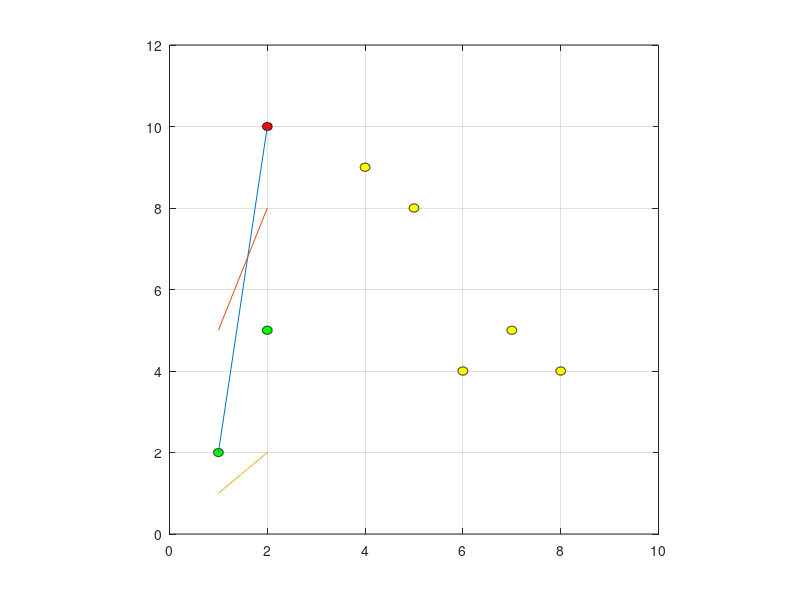

MATLAB code to generate this figure:
% k- mean algorithm for 2-Dimension
%data set
 x = [2 2 8 5 7 6 1 4];
 y = [10 5 4 8 5 4 2 9];
 %Divide in 3 cluster
 a = [2 10];
 b = [5,8];
 c = [1,2];
 % for the store cluster value 
 a11 =[]; b11 = []; c11 =[]; a12 =[]; b12 =[];c12 =[];
  j = 1; k = 1; n = 1;
  temp = 0;
 while(temp ==0)
    
     %Calculate Equivalent distance
     for i =1:length(x)
         aa1 = sqrt(((x(i) - a(1))^2) + ((y(i) - a(2))^2));
         bb1 = sqrt((x(i) - b(1))^2 + (y(i)-b(2))^2);
         cc1 = sqrt((x(i)-c(1))^2 + (y(i) - c(2))^2);
         
         if(aa1 < bb1 && aa1<cc1)
            a11(j) = x(i);
            a12(j) = y(i);
           j = j+1;
            
         else if(bb1 <aa1 && bb1 < cc1)
                 b11(k) = x(i);
                 b12(k) = y(i);
                k = k+1;
             else
               c11(n) = x(i);
               c12(n)= y(i);
                n = n+1;
             end
         end
     end
     %calculate mena value 
     m1 = mean(a11);
     m2 = mean(a12);
     m3 = mean(b11);
     m4 = mean(b12);
     m5 = mean(c11);
     m6 = mean(c12);   
      %if old cluster and new cluster are equal than stop
     if(a(1) ~= m1 && a(2) ~= m2 && b(1) ~= m3 && b(2) ~= m4 && c(1) ~=m5 && c(2) ~= m6)
         
         a = [m1,m2];
         b = [m3,m4];
         c = [m5,m6];
     else
         temp = 1;
     end
     
 end
 for i= 1:length(a11)
     t=0:0.01:2*pi;
     x=a11(i)+0.1*cos(t);
     y=a12(i)+0.1*sin(t);
     fill(x,y,'r');
     hold on;
     axis square;
     grid on;
 end
 for i= 1:length(b11)
     t=0:0.01:2*pi;
     x=b11(i)+0.1*cos(t);
     y=b12(i)+0.1*sin(t);
     fill(x,y,'y');
     hold on;
     axis square;
     grid on;
 end
 for i= 1:length(c11)
     t=0:0.01:2*pi;
     x=c11(i)+0.1*cos(t);
     y=c12(i)+0.1*sin(t);
     fill(x,y,'g');
     hold on;
     axis square;
     grid on;
 end
% plot3(a,b,c);
 plot(a);
 plot(b);
 plot(c);